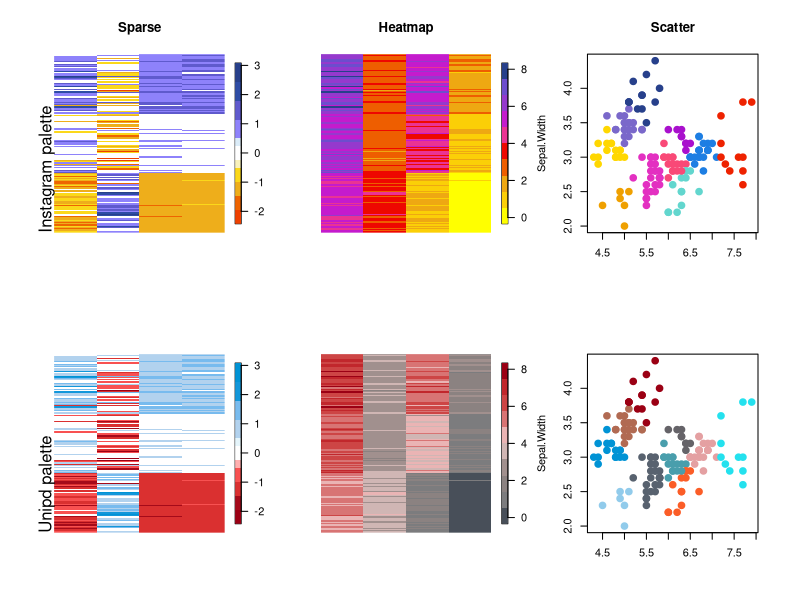

This figure's R source:
library(fields)

my_color_palettes = function(theme = "Instagram", reverse = FALSE){
  
  if(tolower(theme) == "unipd"){
    
    set_sparse = c("#9B0014","#9B0014","brown3","firebrick2","indianred1", 
                   "rosybrown1","white","azure",
                   "lightsteelblue2","lightskyblue2","steelblue2","#0093D5", "#0093D5")
    
    set_heatmap = c("#484F59","snow4","mistyrose4",
                    "mistyrose3","rosybrown2",
                    "indianred3","brown3","#9B0014")
    
    set_scatter = c("#0093D5", "lightskyblue2", "turquoise2",
                    "lightsteelblue4","#484F59","mistyrose4",
                    "orangered1","rosybrown2","#9B0014")
    
  }else{
    if(tolower(theme) != "instagram"){
      warning("You can choose between 'Instagram' theme or 'Unipd' theme")
    }
    
    set_sparse = c("orangered2","orangered2","orange2","goldenrod2","gold",
                   "lightgoldenrod","lightyellow","white","azure","lightsteelblue2",
                   "slateblue1","slateblue3","royalblue3","royalblue4", "royalblue4")
      
    set_heatmap = c("yellow", "gold","goldenrod2","orange2",
                    "orangered2","red2","violetred2","magenta3",
                    "mediumorchid3","purple3","slateblue3","royalblue4")
    
    set_scatter = c("gold","orange2","red2",
                    "hotpink1","magenta3", "purple3",
                    "aquamarine2","dodgerblue2", "royalblue4")
  }
  
  if(reverse){
    return(list( sparse = colorRampPalette(rev(set_sparse)),
                 heatmap = colorRampPalette(rev(set_heatmap)),
                 scatter = colorRampPalette(rev(set_scatter))))
  }else{
    return(list( sparse = colorRampPalette(set_sparse),
                 heatmap = colorRampPalette(set_heatmap),
                 scatter = colorRampPalette(set_scatter)))
  }

}


display_my_palettes = function(ncolors = 10){
  
  par(mfrow=c(2,3))
  
  dat = as.matrix(iris[,1:4])
  sc_dat = scale(dat)
  sc_dat[which(abs(sc_dat)<0.5)] = 0
  km = kmeans(iris[,1:2], centers = ncolors)
  
  pal1 = my_color_palettes("Instagram")
  pal2 = my_color_palettes("Unipd")
  
  ncolors_star = ifelse(ncolors%%2==0, ncolors+1, ncolors)
  image.plot(t(sc_dat), axes = F, col = pal1$sparse(ncolors_star),
             breaks = c(seq(min(sc_dat),-0.5,length = floor(ncolors/2)),
                        -0.25,0.25, seq(0.5,max(sc_dat),length = floor(ncolors/2))),
             main = "Sparse"
             )
  mtext("Instagram palette", side=2, adj=0, cex.lab=2,las=3)
  
  image.plot(t(dat), axes = F, col = pal1$heatmap(ncolors), 
             main = "Heatmap")
  
  plot(iris[,1:2], xlab ="", col = pal1$scatter(ncolors)[km$cluster], pch = 20, cex = 2,
       main = "Scatter")
  
  
  image.plot(t(sc_dat), axes = F, col = pal2$sparse(ncolors_star),
             breaks = c(seq(min(sc_dat),-0.5,length = floor(ncolors/2)),
                        -0.25,0.25, seq(0.5,max(sc_dat),length = floor(ncolors/2)))
             #, main = "Sparse"
  )
  mtext("Unipd palette", side=2, adj=0, cex.lab=2,las=3)
  
  image.plot(t(dat), axes = F, col = pal2$heatmap(ncolors))
  
  plot(iris[,1:2], xlab ="",
       col = pal2$scatter(ncolors)[km$cluster], pch = 20, cex = 2)
  
  par(mfrow=c(1,1))
}


my_colors = function(ncolors=10,theme="Instagram", type="Heatmap",
                     reverse = FALSE){
  
  f_col = my_color_palettes(theme = theme, reverse = reverse)
  if(tolower(type) =="sparse"){
    return(f_col$sparse(ncolors))
  }else if(tolower(type) =="heatmap"){
    return(f_col$heatmap(ncolors))
  }else if(tolower(type) =="scatter"){
    return(f_col$scatter(ncolors))
  }else{
    warning("Palettes type are 'Heatmap','Sparse', or 'Scatter'.")
    return(f_col$heatmap(ncolors))
  }
  
}



display_my_palettes(10)
